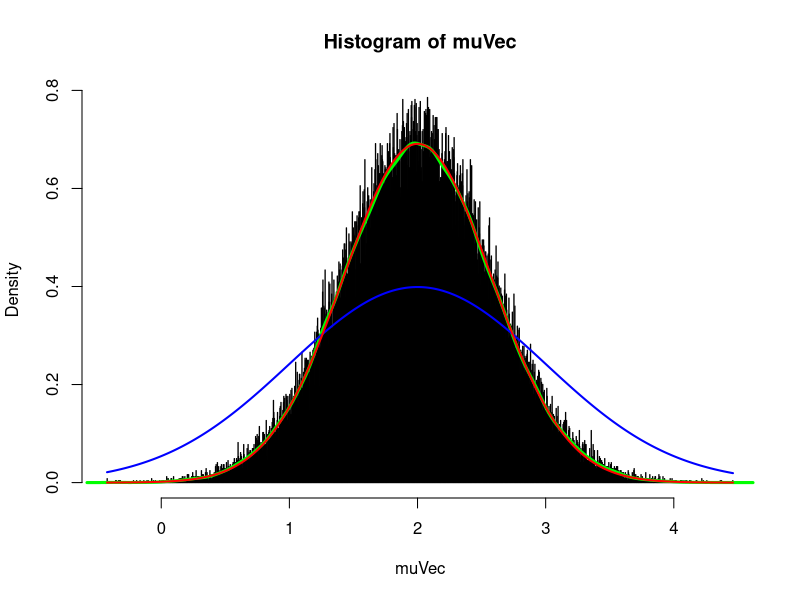
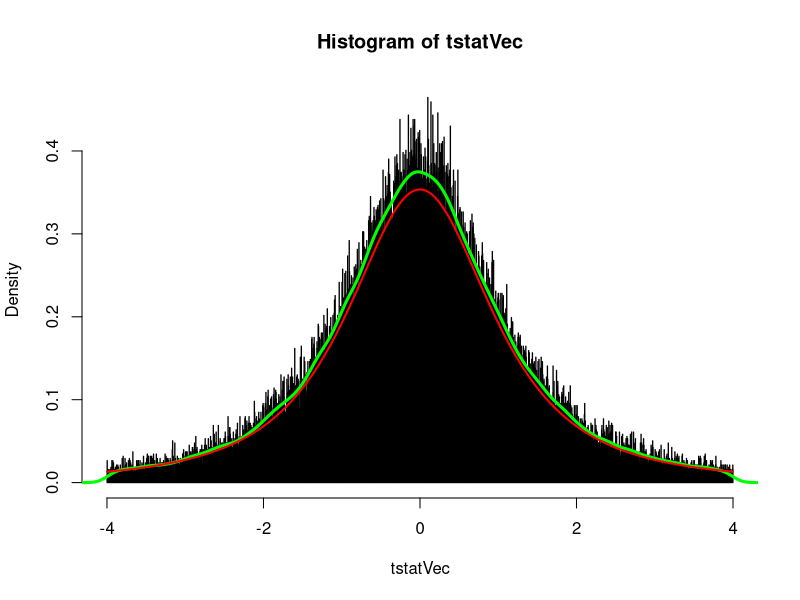
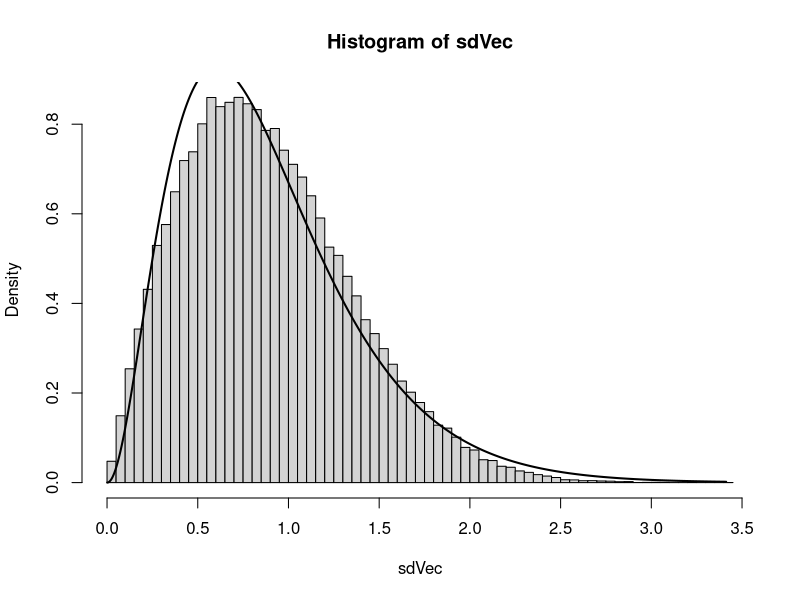
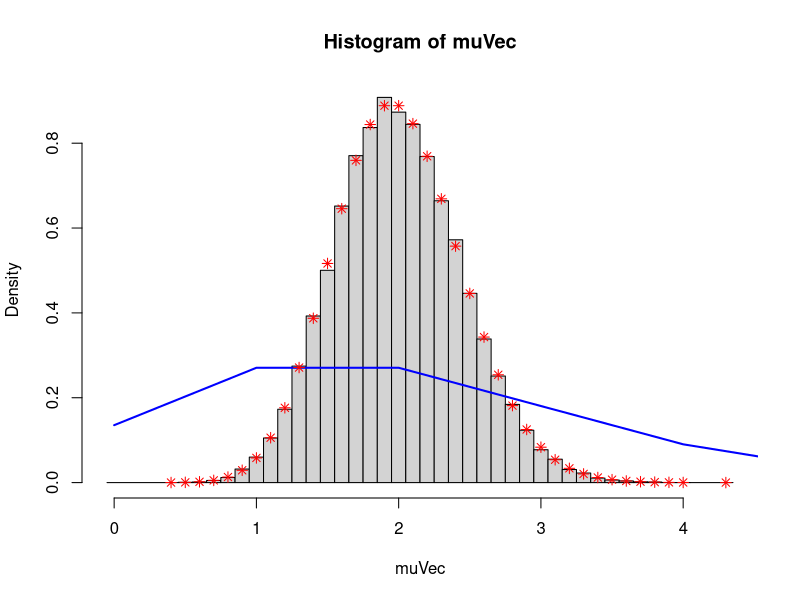

Generate these figures, in order, with R:

simulateDist <- function(n, mu, sig, distFamily="gaussian") {
  switch(distFamily,
         "gaussian" = rnorm(n,mu,sig),
         "poisson" = rpois(n,mu),
         stop("ARGS_ERR: distribution family not recognised or suported"))
}

getPValue <- function(mux, # The mean of the base distribution
                      mu0 = 0, # The sample mean you want to test for the probability of more extreme
                      sdx, # The standard distribution of the base distribution
                      nx = 9, # The number of sample drawn for the computation of the sample mean
                      simulate = F, # Do you need to simulate ?
                      nSimulations = 10000, # Number of simulatins
                      distFamily = "gaussian" # Pick your base distribution
                      ) {
  # Specify the default value for sd 
  if (missing(sdx)) {
    sdx = switch(distFamily,
                "gaussian" = 1,
                "poisson" = NA,
                NA)
  }
  
  # Get the analytical results
  if (!simulate) {
    if (distFamily == "gaussian") {
      stderr <- sdx/sqrt(nx)
      tstat <- (mux - mu0)/stderr
      return(pnorm(-abs(tstat)))
      
    } else if (distFamily == "poisson") {
      if (!is.na(sd)) warning("ARG_WARN: standard deviation is not used for univariate distribution family ", distFamily)
      if (mu0 < mux) {
        pval <- ppois(nx * mu0, nx * mux, lower.tail=T)
      } else {
        pval <- ppois(nx * mu0, nx * mux, lower.tail=F)
      }
      
    }
  } 
  
  # Get the simulated results
  else {
    muVec <- replicate(n=nSimulations, expr = sum(simulateDist(nx,mux,sdx,distFamily))) / nx
    if (mu0 < mux) {
      return(mean(muVec<mu0))
    } else {
      return(mean(muVec>mu0))
    }
  }
}


# Tests -------------------------------------------------------------------

if (test <- TRUE) {
  
  ## Simple tests
  mux <- 2
  nx_V <- c(2,3,5,10,100)
  sdx <- 1
  mu0_V <- c(1,2.1,2.5,3,5)
  distFamily_V <- c("gaussian", "poisson")
  nSimulations_V <- c(NA, 1e4, 1e5)
  simulate_V <- c(FALSE, TRUE, TRUE)
  for (distFamily_i in distFamily_V) {
    cat("### Family:", distFamily_i, '\n')
    for (nx_i in nx_V) {
      cat("sample size:", nx_i, "\n")
      testResults <- sapply(mu0_V, 
                            function(mu0_i) sapply(1:length(nSimulations_V), 
                                                   function(i) suppressWarnings(getPValue(mux,
                                                                                          mu0 = mu0_i, 
                                                                                          sdx, 
                                                                                          nx = nx_i,
                                                                                          simulate = simulate_V[i], 
                                                                                          nSimulations = nSimulations_V[i], 
                                                                                          distFamily = distFamily_i ) )) )
      dimnames(testResults) <- list(nSimulations_V, mu0_V)
      print(testResults)
      cat("\n")
    }
    cat("\n")
  }
  
  ## Gaussians & co. Why not student? Explained by examples
  mux <- 2
  nx <- 3
  sdx <- 1
  distFamily="gaussian"
  nSimulations <- 100000
  # muVec <- replicate(n=nSimulations, expr = sum(simulateDist(nx,mux,sdx,distFamily))) / nx
  xVec <- sapply(1:nSimulations, function(ni) {simulateDist(nx,mux,sdx,distFamily)})
  muVec <- apply(xVec, 2, sum) / nx
  sdVec <- sqrt(apply((xVec - kronecker(matrix(1,3,1), t(muVec)))^2, 2, sum) / (nx-1) )
  # sdVec2 <- sqrt(apply((xVec)^2, 2, sum) / nx - muVec^2)
  X <- seq(from=min(muVec), to=max(muVec), length.out=nSimulations/50)
  hist(muVec,X, freq=F )
  lines(density(muVec), col = "green", lwd = 3)
  lines(X, dnorm(X, mux, sdx) , col = "blue", lwd = 2)
  lines(X, dnorm(X, mux, sdx/sqrt(nx)), col = "red", lwd = 2)
  
  # hist(mux + (muVec - mux)*sqrt(nx)/sdVec, breaks=200000, freq=F, xlim=c(min(muVec), max(muVec)) )
  # lines(density(muVec, bw="SJ"), col = "green", lwd = 3)
  # lines(X, dnorm(X, mux, sdx) , col = "blue", lwd = 2)
  # lines(X, dt((X-mux)*sqrt(nx)/sdx, df=(nx-1)) * sqrt(nx)*sdx, col = "red", lwd = 2)
  
  tstatVec <- (muVec - mux)/(sdVec/sqrt(nx))
  tstatVec <- tstatVec[tstatVec > -4 & tstatVec < 4]
  X2 <- seq(from=min(tstatVec), to=max(tstatVec), length.out=nSimulations/50)
  hist(tstatVec, breaks=X2, freq=F )
  lines(density(tstatVec), col = "green", lwd = 3)
  lines(X2, dt(X2, df=(nx-1)), col = "red", lwd = 2)
  
  hist(sdVec,100, freq=F)
  lines(
    XSD <- seq(from=min(sdVec), to=max(sdVec), length.out=nSimulations/50),
    dgamma(XSD, (EST <- MASS::fitdistr(sdVec, densfun="gamma")$estimate)[1], EST[2]),
    col = "black", lwd = 2 )
  
  ## Poisson
  mux <- 2
  nx <- 10
  sdx <- 1
  distFamily="poisson"
  nSimulations <- 100000
  muVec <- replicate(n=nSimulations, expr = sum(simulateDist(nx,mux,sdx,distFamily))) / nx
  values <- sort(unique(muVec))
  X <- c(- (offset <- diff(values)[1]/2), values + offset)
  hist(muVec, X, freq = F)
  lines(values2 <- floor(min(values)):ceiling(max(values)), dpois(values2, lambda=mux), col = "blue", lwd = 2)
  points(values, dpois(values * nx, lambda=mux*nx) * nx, col = "red", pch = 8)
  
  # hist(mux + (muVec - mux)*sqrt(nx)/sdVec, breaks=200000, freq=F, xlim=c(min(muVec), max(muVec)) )
  # lines(density(muVec, bw="SJ"), col = "green", lwd = 3)
  # lines(X, dnorm(X, mux, sdx) , col = "blue", lwd = 2)
  # lines(X, dt((X-mux)*sqrt(nx)/sdx, df=(nx-1)) * sqrt(nx)*sdx, col = "red", lwd = 2)

}


